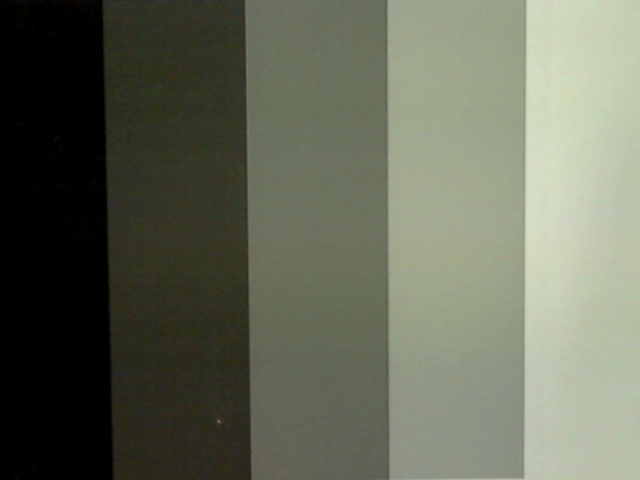
#> input picture Semester 3/SSS/Labor_2/testbild.png, 640 x 480 px, found by its file name; the run also reads 1 picture not shown here
$ python Aufgabe2.3.py   (older library calls are emulated)
#> lines starting #> are read from the running program, lines starting #| are printed output that depends on the picture
import cv2
import numpy as np
path = "D:\\Studium\\SSS\\Labor_2\\"
schwarzbild = "DarkAverage.png"
eingabebild = "testbild.png"
weißbild = "WhiteAverage.png"
schwarz = cv2.imread(path + schwarzbild, cv2.IMREAD_GRAYSCALE)
#> schwarz: shape (480, 640); every value is 0
eingabe = cv2.imread(path + eingabebild, cv2.IMREAD_GRAYSCALE)
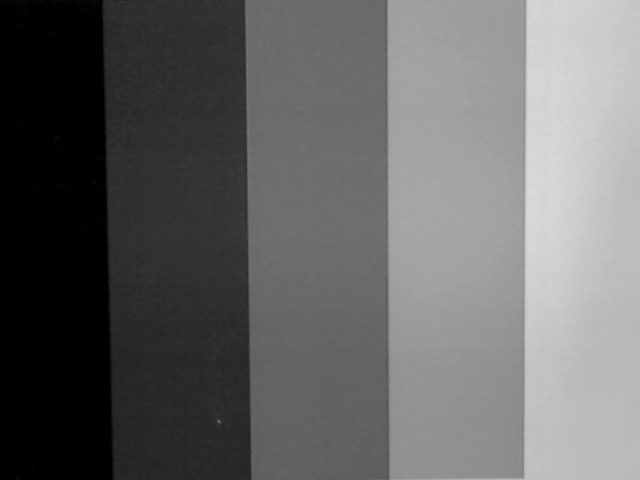
#> eingabe: shape (480, 640); min 0, max 218, mean 101.7
weiß = cv2.imread(path + weißbild, cv2.IMREAD_GRAYSCALE)
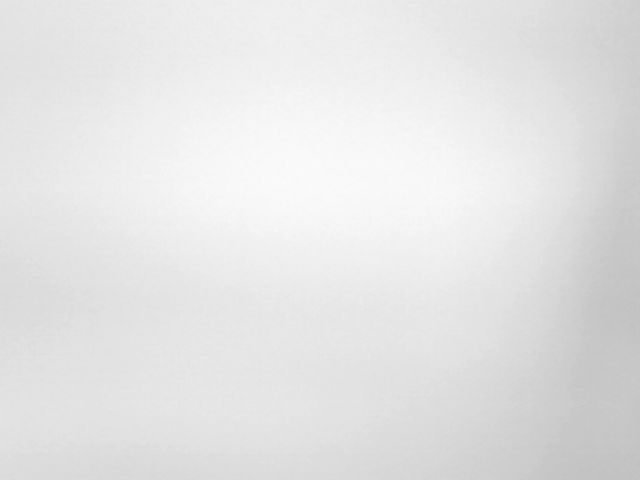
#> input picture Semester 3/SSS/Labor_2/WhiteAverage.png, 640 x 480 px, found by its file name
#> weiß is the input picture: shape (480, 640); min 192, max 251, mean 228
korrigiert = np.subtract(eingabe, schwarz)
cv2.imwrite("Korrigiert.png", korrigiert)

#manuelles subtrahieren, da np.subtract keine overflows beachtet
ausgabe = np.zeros((480, 640))
for y in range(0, 480):
    for z in range(0, 640):
        if(schwarz[y, z] > eingabe[y, z]):
            ausgabe[y, z] = 0
        else:
            ausgabe[y, z] = eingabe[y, z] - schwarz[y ,z]

cv2.imwrite("KorrigiertManuell.png", ausgabe)
#Weißbild normalisieren
norm_image = cv2.normalize(weiß, None, alpha=0, beta=1,
norm_type=cv2.NORM_MINMAX, dtype=cv2.CV_32F)
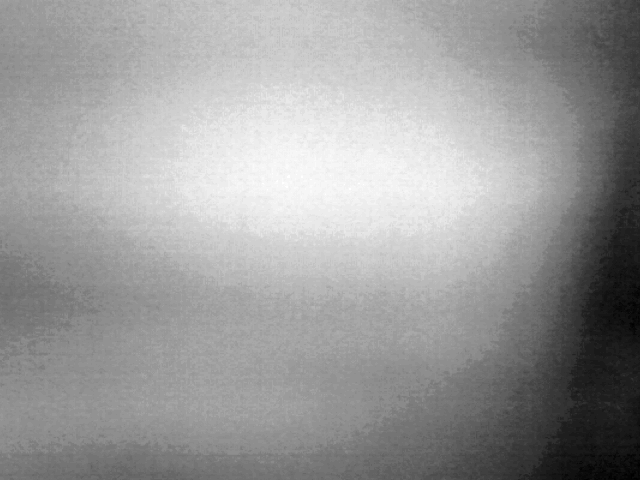
#> norm_image: shape (480, 640) float32; min 1.19e-07, max 1, mean 0.609
#nullen entfernen
for y in range(0, 480):
    for z in range(0, 640):
        if(norm_image[y, z] == 0):  norm_image[y, z] = 0.01

#testbild durch normiertes weißbild dividieren
ausgabe = np.divide(ausgabe, norm_image)
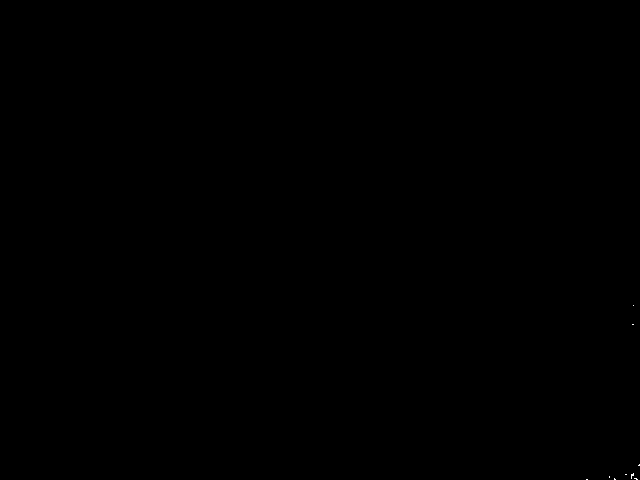
#> ausgabe: shape (480, 640) float64; min 0, max 1.58e+09, mean 152280.8; drawn with min black and max white
cv2.imwrite("KorrigiertKomplett.png", ausgabe)
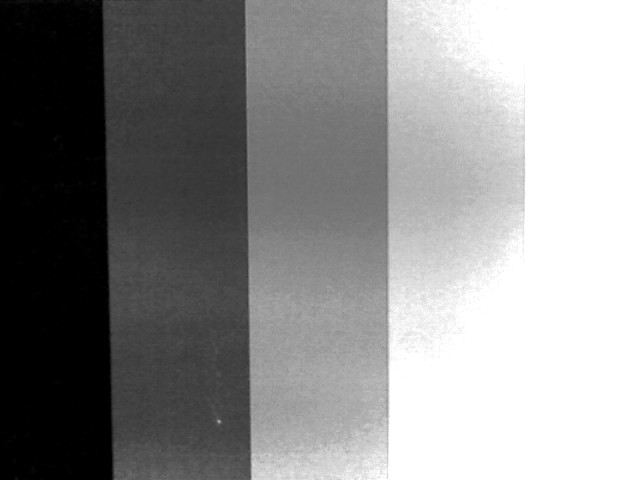
#> saved as KorrigiertKomplett.png: shape (480, 640); min 0, max 255, mean 141.1

cv2.imshow('t', norm_image)
cv2.waitKey(0)
cv2.destroyAllWindows()
